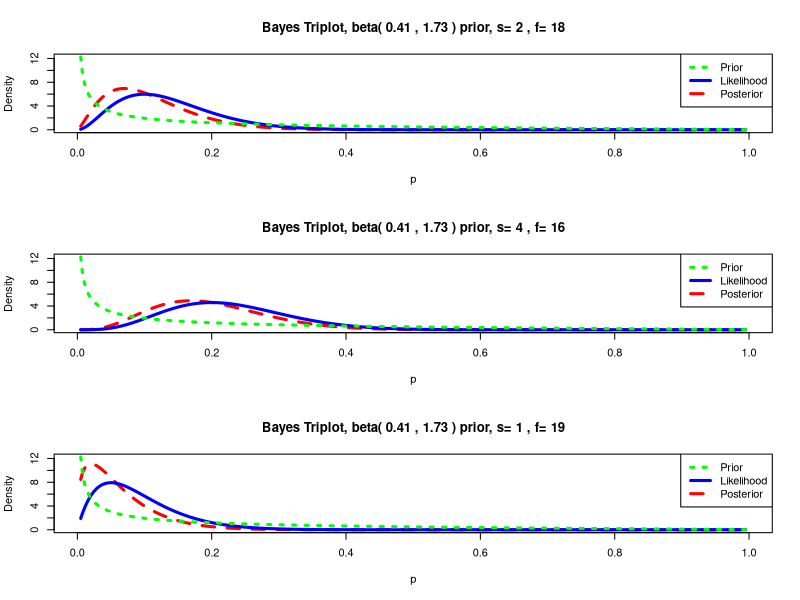
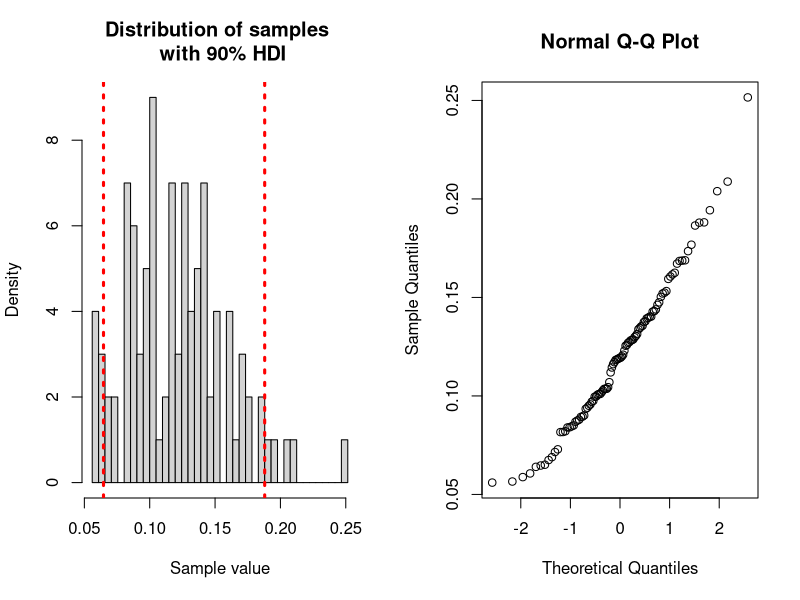
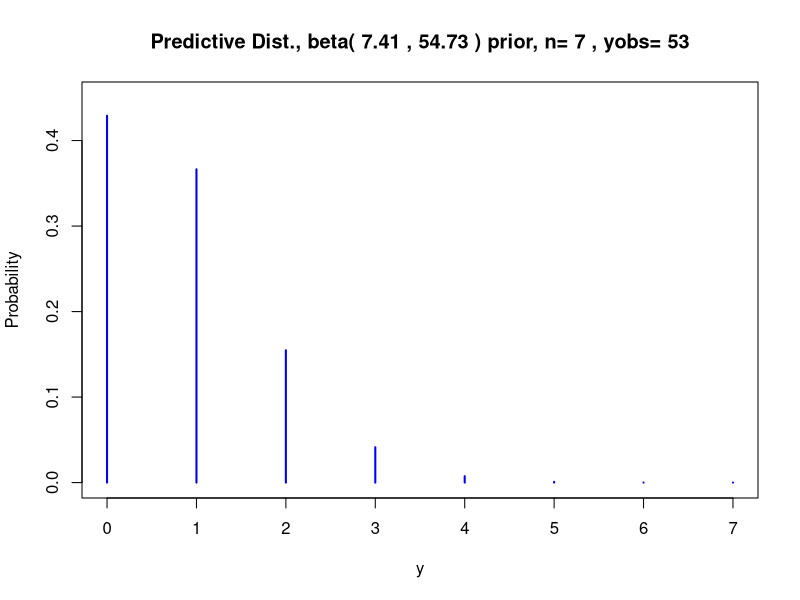
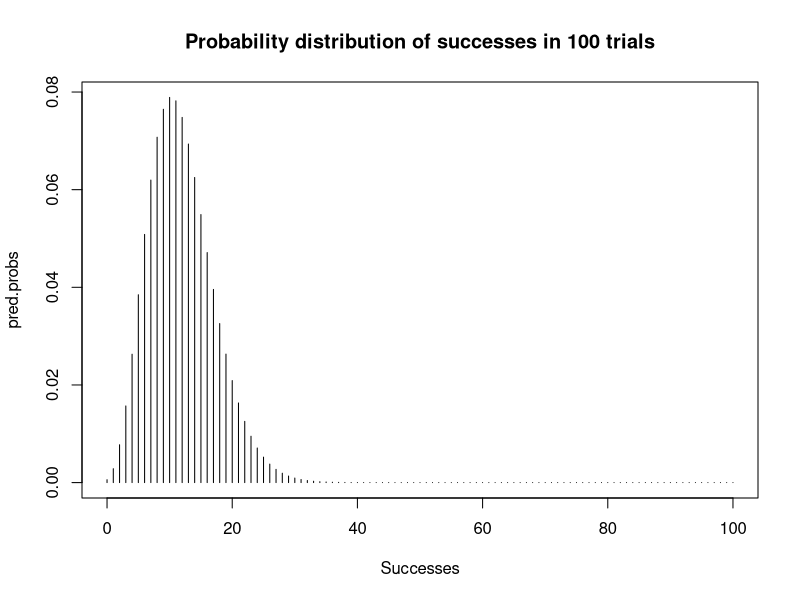
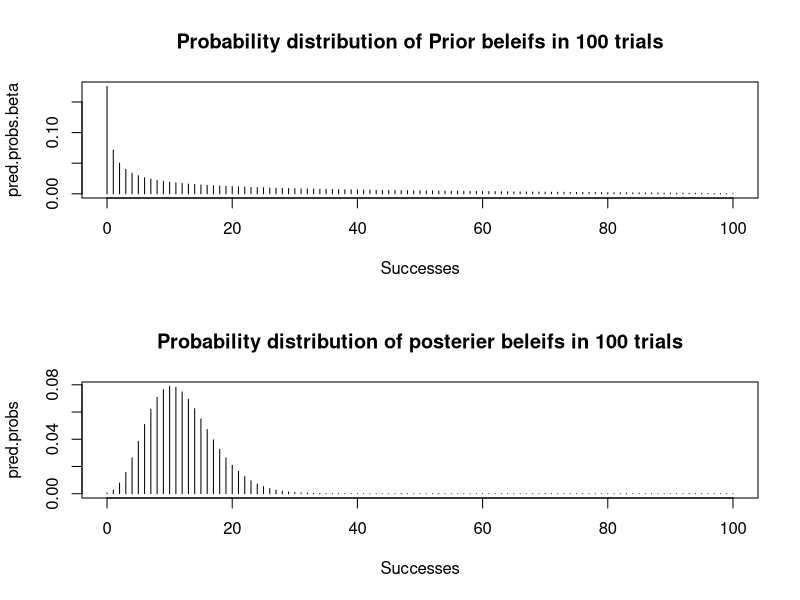

Write the R code that produced these figures, in order.
require(LearnBayes)
## I think the chance of rain is 0.2 with
## with a probability at the 75% point of 0.28
## Compute my Beta prior
beta.par <- beta.select(list(p=0.5, x=0.1), list(p=0.75, x=.3))
beta.par ## The parameters of my Beta distribution

par(mfrow = c(3,1))
beta.par + c(2, 18)
triplot(beta.par, c(2, 18))

beta.par + c(4, 16)
triplot(beta.par, c(4, 16))

beta.par + c(1, 19)
triplot(beta.par, c(1, 19))
par(mfrow = c(1,1))

# Simulate from the posterior and 
## compute confidence intervals
options(repr.plot.width=8, repr.plot.height=5)
beta.post.par <- beta.par + c(7, 53)
post.sample <- rbeta(100, beta.post.par[1], beta.post.par[2])
par(mfrow = c(1,2))
quants = quantile(post.sample, c(0.05, 0.95))
breaks = seq(min(post.sample), max(post.sample), length.out = 41)
hist(post.sample, breaks = breaks, 
     main = 'Distribution of samples \n with 90% HDI',
     xlab = 'Sample value',
     ylab = 'Density')
abline(v = quants[1], lty = 3, col = 'red', lwd = 3)
abline(v = quants[2], lty = 3, col = 'red', lwd = 3)
qqnorm(post.sample)
par(mfrow = c(1,1))
quants


predplot(beta.post.par, 7, 53)



n <- 100
s <- 0:n
pred.probs <- pbetap(beta.post.par, n, s)
pred.probs.beta <- pbetap(beta.par, n, s)

plot(s, pred.probs, type="h", 
     main = paste('Probability distribution of successes in', as.character(n), 'trials'),
     xlab = 'Successes')


#discint(cbind(s, pbetap(beta.par, n,s)) , 0.90)
discint(cbind(s, pred.probs.beta) , 0.90)
discint(cbind(s, pred.probs), 0.90)


par(mfrow = c(2,1))


plot(s, pred.probs.beta, type="h", 
     main = paste('Probability distribution of Prior beleifs in', as.character(n), 'trials'),
     xlab = 'Successes')

plot(s, pred.probs, type="h", 
     main = paste('Probability distribution of posterier beleifs in', as.character(n), 'trials'),
     xlab = 'Successes')

par(mfrow = c(1,1))
